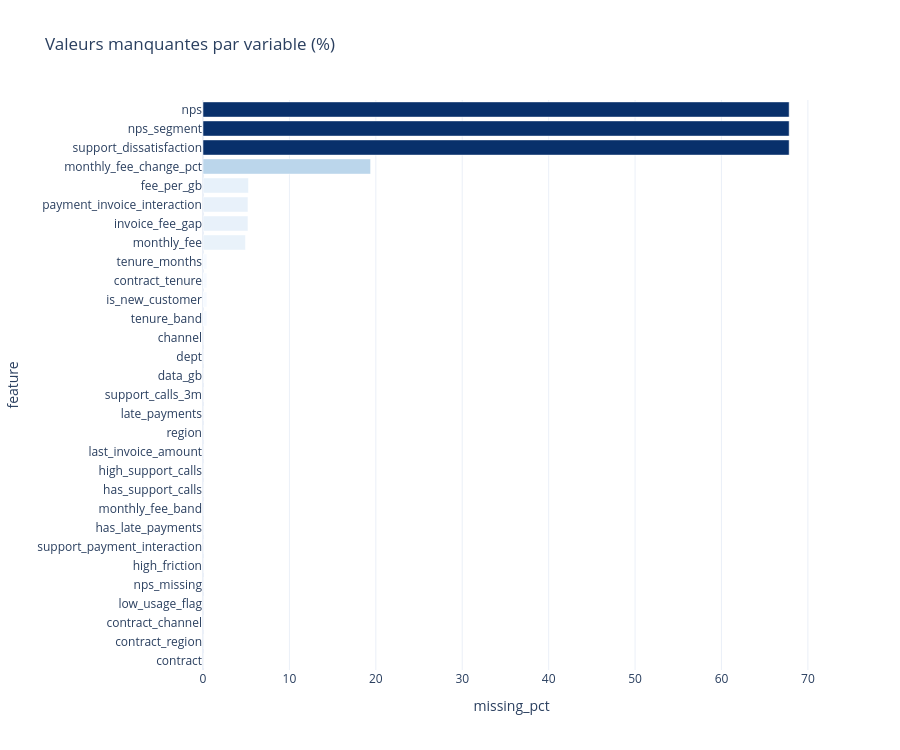

Write notebook code for a chart like this one.
### Markdown cell above
### 3.4 — Auditer les variables créées

Le contrôle de qualité n’élimine pas automatiquement les variables. Une variable très manquante ou constante devra être discutée ; l’absence de valeur n’est pas une raison suffisante pour inventer une imputation.

### Code cell
audit = pd.DataFrame(
    {
        "feature": MODEL_FEATURES,
        "missing_pct": [featured[c].isna().mean() * 100 for c in MODEL_FEATURES],
        "distinct_values": [featured[c].nunique(dropna=True) for c in MODEL_FEATURES],
    }
)

display(audit.sort_values("missing_pct", ascending=False))

fig = px.bar(
    audit.sort_values("missing_pct", ascending=True),
    x="missing_pct",
    y="feature",
    orientation="h",
    title="Valeurs manquantes par variable (%)",
    color="missing_pct",
    color_continuous_scale="Blues",
    height=750,
)
fig.update_layout(template="plotly_white", coloraxis_showscale=False)
fig.show(config={"responsive": True})

### Figure 1 — Plotly figure (JSON) as saved in the notebook; plotly's stock layout.template omitted (floating-point values rounded to 4 significant figures)
{"data": [{"alignmentgroup": "True", "hovertemplate": "missing_pct=%{marker.color}<br>feature=%{y}<extra></extra>", "legendgroup": "", "marker": {"color": [0, 0, 0, 0, 0, 0, 0, 0, 0, 0, 0, 0, 0, 0, 0, 0, 0, 0, 0.4479, 0.4479, 0.4479, 0.4479, 4.908, 5.201, 5.201, 5.26, 19.39, 67.83, 67.83, 67.83], "coloraxis": "coloraxis", "pattern": {"shape": ""}}, "name": "", "offsetgroup": "", "orientation": "h", "showlegend": false, "textposition": "auto", "type": "bar", "x": [0, 0, 0, 0, 0, 0, 0, 0, 0, 0, 0, 0, 0, 0, 0, 0, 0, 0, 0.4479, 0.4479, 0.4479, 0.4479, 4.908, 5.201, 5.201, 5.26, 19.39, 67.83, 67.83, 67.83], "xaxis": "x", "y": ["contract", "contract_region", "contract_channel", "low_usage_flag", "nps_missing", "high_friction", "support_payment_interaction", "has_late_payments", "monthly_fee_band", "has_support_calls", "high_support_calls", "last_invoice_amount", "region", "late_payments", "support_calls_3m", "data_gb", "dept", "channel", "tenure_band", "is_new_customer", "contract_tenure", "tenure_months", "monthly_fee", "invoice_fee_gap", "payment_invoice_interaction", "fee_per_gb", "monthly_fee_change_pct", "support_dissatisfaction", "nps_segment", "nps"], "yaxis": "y"}], "layout": {"barmode": "relative", "coloraxis": {"colorbar": {"title": {"text": "missing_pct"}}, "colorscale": [[0, "rgb(247,251,255)"], [0.125, "rgb(222,235,247)"], [0.25, "rgb(198,219,239)"], [0.375, "rgb(158,202,225)"], [0.5, "rgb(107,174,214)"], [0.625, "rgb(66,146,198)"], [0.75, "rgb(33,113,181)"], [0.875, "rgb(8,81,156)"], [1, "rgb(8,48,107)"]], "showscale": false}, "height": 750, "legend": {"tracegroupgap": 0}, "title": {"text": "Valeurs manquantes par variable (%)"}, "xaxis": {"anchor": "y", "domain": [0, 1], "title": {"text": "missing_pct"}}, "yaxis": {"anchor": "x", "domain": [0, 1], "title": {"text": "feature"}}}}
